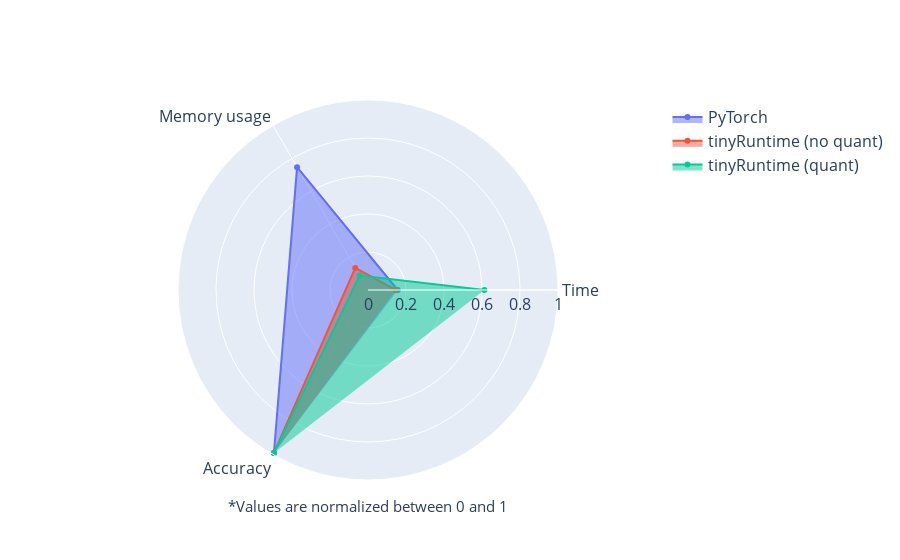

The notebook cell saved with this chart:
### Code cell
#| label: fig-amd-radar
#| fig-cap: "Radar chart of time, memory, and accuracy for AMD64. Quantities are scaled between 0 and 1"

def plot_radar(df, save_image=False):
    # Normalize the data
    df = df.copy()
    df["Time"] = df["Time"].apply(lambda x: x / df["Time"].max())
    df["Accuracy"] = df["Accuracy"].apply(lambda x: x / 100)
    df["Max memory"] = df["Max memory"].apply(lambda x: x / df["Max memory"].max())
    # Split based on runtime and take three relevant columns
    dfs = [df_split[['Time', 'Max memory', 'Accuracy']] for df_split in split_dataframe(df)]
    # Create a radar chart
    categories = ['Time', 'Memory usage', 'Accuracy']
    runtimes = ["PyTorch", "tinyRuntime (no quant)", "tinyRuntime (quant)"]
    fig = go.Figure()
    for i, df in enumerate(dfs):
        fig.add_trace(go.Scatterpolar(
            r=df.iloc[-1].values,
            theta=categories,
            fill='toself',
            name=runtimes[i]
        ))

    fig.update_layout(
        polar=dict(
            radialaxis=dict(
                visible=True,
                range=[0, 1]
            )
        ),
        font=dict(size=16),
        showlegend=True
    )
    fig.add_annotation(
        text="*Values are normalized between 0 and 1",
        xref="paper", yref="paper",
        x=0.5, y=-0.1,
        showarrow=False,
        font=dict(size=15)
    )
    fig.show()
    
    if save_image:
        fig.write_image("images/perf_radar.png")
    
plot_radar(df_x86)

### Figure 1 — Plotly figure (JSON) as saved in the notebook; plotly's stock layout.template omitted (floating-point values rounded to 4 significant figures)
{"data": [{"fill": "toself", "name": "PyTorch", "r": [0.1565, 0.7466, 0.99], "theta": ["Time", "Memory usage", "Accuracy"], "type": "scatterpolar"}, {"fill": "toself", "name": "tinyRuntime (no quant)", "r": [0.1469, 0.1342, 0.99], "theta": ["Time", "Memory usage", "Accuracy"], "type": "scatterpolar"}, {"fill": "toself", "name": "tinyRuntime (quant)", "r": [0.6128, 0.08794, 0.99], "theta": ["Time", "Memory usage", "Accuracy"], "type": "scatterpolar"}], "layout": {"annotations": [{"font": {"size": 15}, "showarrow": false, "text": "*Values are normalized between 0 and 1", "x": 0.5, "xref": "paper", "y": -0.1, "yref": "paper"}], "font": {"size": 16}, "polar": {"radialaxis": {"range": [0, 1], "visible": true}}, "showlegend": true}}
